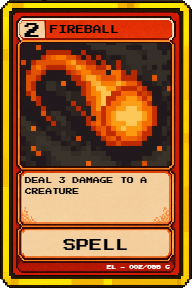
#> input picture assets/kiosk/cards/en/EL-002.webp, 192 x 288 px, given in place of library_logo_1280x720.png, which was not available
$ python build_bg.py
#> lines starting #> are read from the running program, lines starting #| are printed output that depends on the picture; after the words box and inside, x2 and y2 are one past the last pixel; in counts of white or black regions, pixels touching at a corner belong together; pictures that were not available may be replaced by others from this repository, and a replacement may not be noted
#!/usr/bin/env python3
"""Site arka plani: oyunun KENDI proplarindan ton-uzeri-ton "oyma" (etch) desen.

Potion Craft'in parsomen uzerine simyaci aletleri cizimi bizde: koyu yesil playmat
uzerine, oyunun kendi UI assetlerinden turetilmis tek renkli kontur cizimleri.
Hicbir yeni sanat uretilmez -- her sey game/art/ui/ altindan gelir (bizim assetlerimiz,
Cute Fantasy tile'lari DEGIL; onlar lisansli ve siteye giremez).

Cikti: assets/bg_playmat.png (2400x1200) + assets/logo.png + assets/fg_desk.png
"""
import os
import numpy as np
from PIL import Image, ImageFilter

ROOT = os.path.dirname(os.path.dirname(os.path.dirname(os.path.abspath(__file__))))
UI = os.path.join(ROOT, "game", "art", "ui")
CAPS = os.path.join(ROOT, "marketing", "steam", "capsules")
CARDS = os.path.join(ROOT, "marketing", "steam", "work", "cards", "en")
OUT = os.path.join(os.path.dirname(os.path.abspath(__file__)), "assets")
os.makedirs(OUT, exist_ok=True)

W, H = 2400, 1200

# --- palet (game/src/gfx/pixel.js PAL'den turetildi) ---
BG_TOP = (14, 38, 24)       # playmat ustu
BG_BOT = (9, 26, 17)        # playmat alti (vinyet)
ETCH = (74, 148, 104)       # kontur rengi -- PAL.grassD'nin acilmis hali
ETCH_SOFT = (24, 60, 42)    # ic dolgu


def load(path):
    return Image.open(path).convert("RGBA")


# [138 lines left out: functions etch_lines, prop, gradient_bg, vignette, pocket_grid, build_bg, not called in this run]


def build_logo():
    im = Image.open(os.path.join(CAPS, "library_logo_1280x720.png")).convert("RGBA")
#> im is the input picture: PIL image 192x288 RGBA; mean R, G, B, A 151.4, 92.5, 42.9, 254
    im = im.crop(im.getbbox())
    im.save(os.path.join(OUT, "logo.png"), optimize=True)
    print("logo.png", im.size)
#| logo.png (192, 288)


def build_fg():
    """Alt kenardaki TEK doygun obje: acik binder + arkasinda paket yelpazesi.

    Potion Craft'ta sayfanin tek doygun ogesi kazan+havan; bizde bu.
    Simetrik kurulur ve sayfanin alt kenarindan kirpilir -- kirpik kenar
    kadrajin DISINDA kalirsa "devam ediyor" okunur (bkz. steam README,
    "Kesik nesne kurali").
    """
    binder = load(os.path.join(UI, "binder_open.png"))
    bs = 8
    binder = binder.resize((binder.width * bs, binder.height * bs), Image.NEAREST)
    bw, bh = binder.size  # 1344 x 896

    # --- cepleri gercek kartlarla doldur -------------------------------
    # Cep izgarasi binder_open.png'den olculdu (cep rengi 191,194,205):
    # sutunlar x=31/49/67 (sol sayfa) ve 101/119/137 (sag), satirlar y=14/38/64,
    # cep 14x22 px. Kart renderlari marketing/steam/work/cards/en (192x288).
    POCKET_X = [31, 49, 67, 101, 119, 137]
    POCKET_Y = [14, 38, 64]
    PW, PH = 14, 22
    # dolu/bos deseni: koleksiyon YARIM -- bos cepler hikayenin parcasi
    filled = [(0, 0), (1, 0), (2, 0), (0, 1), (2, 1), (3, 0), (4, 0), (3, 1),
              (5, 1), (1, 2), (4, 2), (5, 0)]
    if os.path.isdir(CARDS):
        slots = sorted(f for f in os.listdir(CARDS) if f.startswith("slot"))
        for i, (cx, cy) in enumerate(filled):
            if i >= len(slots):
                break
            card = load(os.path.join(CARDS, slots[i]))
            card = card.resize((PW * bs, int(PW * bs * card.height / card.width)), Image.NEAREST)
            x = POCKET_X[cx] * bs
            y = POCKET_Y[cy] * bs + (PH * bs - card.height) // 2
            binder.alpha_composite(card, (x, y))
    else:
        print("  ! kart renderlari yok:", CARDS)

    ps = 1.6

    def pack(name, deg):
        """Paketi olcekle, dondur ve BBOX'A KIRP.

        Kirpma sart: expand=True ile dondurulen goruntunun kenarlarinda aciya gore
        degisen seffaf pay kalir. Kirpmadan kose koordinatiyla yerlestirilince
        sol ve sag paketler farkli mesafede duruyordu.
        """
        q = load(os.path.join(UI, "packs", name))
        q = q.resize((int(q.width * ps), int(q.height * ps)), Image.NEAREST)
        r = q.rotate(deg, resample=Image.NEAREST, expand=True)
        return r.crop(r.getbbox())

    # Ayni |aci|, ayna cift: sol +, sag -
    l_out, r_out = pack("foilfest.png", 16), pack("collector.png", -16)
    l_in,  r_in  = pack("expansion.png", 7), pack("legends.png", -7)

    pad = 620
    cw, ch = bw + pad * 2, bh + 340
    canvas = Image.new("RGBA", (cw, ch), (0, 0, 0, 0))

    base_y = 300
    # NOT: bunlar BBOX olculeridir. Paket egik oldugu icin bbox kosesi bos kalir;
    # gorunur temas noktasi bbox kenarindan ~80px iceridedir. TUCK'i buna gore sec.
    TUCK = 260   # ic paket binder kenarinin kac px ARKASINA girer (bbox)
    STEP = 155   # dis paket ic paketten kac px daha disarida

    # Simetri hesapla garanti: sag taraf, sol tarafin binder merkezine gore aynasi.
    mirror = lambda x, w: int(2 * pad + bw - x - w)

    lx_in = pad - l_in.width + TUCK
    lx_out = lx_in - STEP
    y_in, y_out = base_y + 130, base_y + 60

    # arkadaki paketler: once dis, sonra ic
    canvas.alpha_composite(l_out, (lx_out, y_out))
    canvas.alpha_composite(r_out, (mirror(lx_out, r_out.width), y_out))
    canvas.alpha_composite(l_in, (lx_in, y_in))
    canvas.alpha_composite(r_in, (mirror(lx_in, r_in.width), y_in))
    # onde binder
    canvas.alpha_composite(binder, (pad, base_y + 200))

    canvas = canvas.crop(canvas.getbbox())
    canvas.save(os.path.join(OUT, "fg_desk.png"), optimize=True)
    print("fg_desk.png", canvas.size)


def build_sign():
    """Serit buton cercevesi: PixelLab (pixflux, 1 generation) -> 9-slice.

    `assets/sign_raw.png` uretimi tek seferlik ve kaydedilmis durumda; bu fonksiyon
    onu kirpip CSS border-image'a hazir hale getiriyor ve hover icin altin varyanti
    turetiyor (yeni generation harcamadan, renk esleyerek).

    Palet uretimde `_palette.png` ile zorlandi (PAL.wood/woodD/plank/ui/gold).
    """
    src = os.path.join(OUT, "sign_raw.png")
    if not os.path.exists(src):
        print("  ! sign_raw.png yok — PixelLab ciktisini assets/ icine koy")
        return
    im = Image.open(src).convert("RGBA")
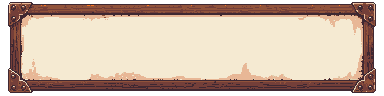
#> input picture assets/sign_raw.png, 384 x 96 px
#> im is the input picture: PIL image 384x96 RGBA; mean R, G, B, A 182.8, 158.9, 143.9, 221.6
    im = im.crop(im.getbbox())          # olu seffaf kenar 9-slice'i bozar
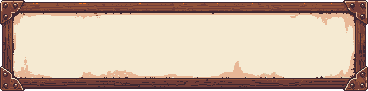
#> im: PIL image 368x91 RGBA; mean R, G, B, A 194.9, 170.9, 153.3, 243.9; transparent parts drawn white
    im.save(os.path.join(OUT, "sign.png"), optimize=True)

    # hover: krem ic panel -> altin. Ayni pikseller, yeni generation yok.
    a = np.array(im).astype(int)
    swap = {(245, 234, 210): (254, 174, 52),   # ui  -> gold
            (232, 183, 150): (247, 118, 34)}   # plank -> goldD
    for src_c, dst_c in swap.items():
        m = (a[:, :, 0] == src_c[0]) & (a[:, :, 1] == src_c[1]) & (a[:, :, 2] == src_c[2])
        a[m, 0], a[m, 1], a[m, 2] = dst_c
#> this loop made 2 passes
#> pass 1, in build_sign, `m = (a[:, :, 0] == src_c[0]) & (a[:, :, 1] == src_c[1]) & (a[:, :, 2] ..`:
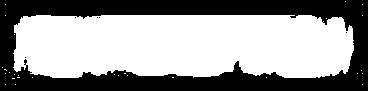
#> m: shape (91, 368) bool; 59.1% white; 6 black regions (5 under 20 px), largest, box (x1, y1, x2, y2) and area: (0, 0, 368, 91) 13708
#> after the loop:
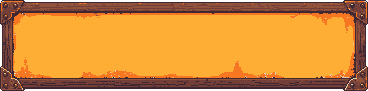
#> a: shape (91, 368, 4) int64; mean R, G, B, A 201.2, 130.9, 52, 243.9; transparent parts drawn white
    Image.fromarray(a.astype(np.uint8), "RGBA").save(os.path.join(OUT, "sign_hover.png"), optimize=True)
    print("sign.png / sign_hover.png", im.size)
#| sign.png / sign_hover.png (368, 91)


if __name__ == "__main__":
    build_logo()
    build_sign()
    build_fg()
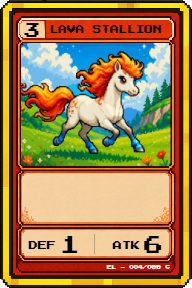
#> input picture assets/kiosk/cards/en/EL-004.webp, 192 x 288 px, given in place of binder_open.png, which was not available
#> in load, returned value is the input picture: PIL image 192x288 RGBA; mean R, G, B, A 158.7, 126.2, 71.9, 254
#> in pack, `r = q.rotate(deg, resample=Image.NEAREST, expand=True)`:
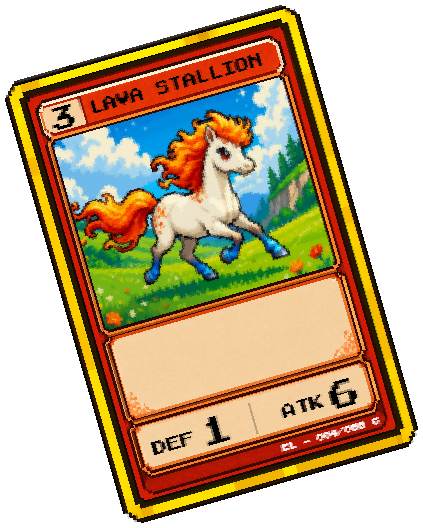
#> r: PIL image 423x528 RGBA; mean R, G, B, A 99.8, 79.3, 45.5, 160.6; transparent parts drawn white
#> in pack, `return r.crop(r.getbbox())`:
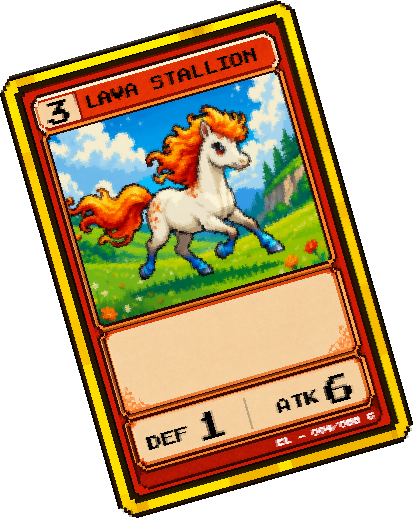
#> returned value: PIL image 413x518 RGBA; mean R, G, B, A 104.2, 82.8, 47.5, 167.6; transparent parts drawn white
#> (the run stopped early here; a loop or call above may not have finished)
